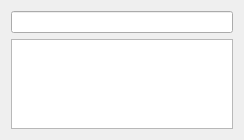
<?xml version="1.0" encoding="UTF-8"?>
<ui version="4.0">
 <class>VisualizationWidget</class>
 <widget class="QWidget" name="VisualizationWidget">
  <property name="geometry">
   <rect>
    <x>0</x>
    <y>0</y>
    <width>244</width>
    <height>140</height>
   </rect>
  </property>
  <property name="windowTitle">
   <string>Form</string>
  </property>
  <layout class="QVBoxLayout" name="verticalLayout">
   <item>
    <widget class="QLineEdit" name="filter"/>
   </item>
   <item>
    <widget class="QListView" name="list"/>
   </item>
  </layout>
 </widget>
 <resources/>
 <connections/>
</ui>
